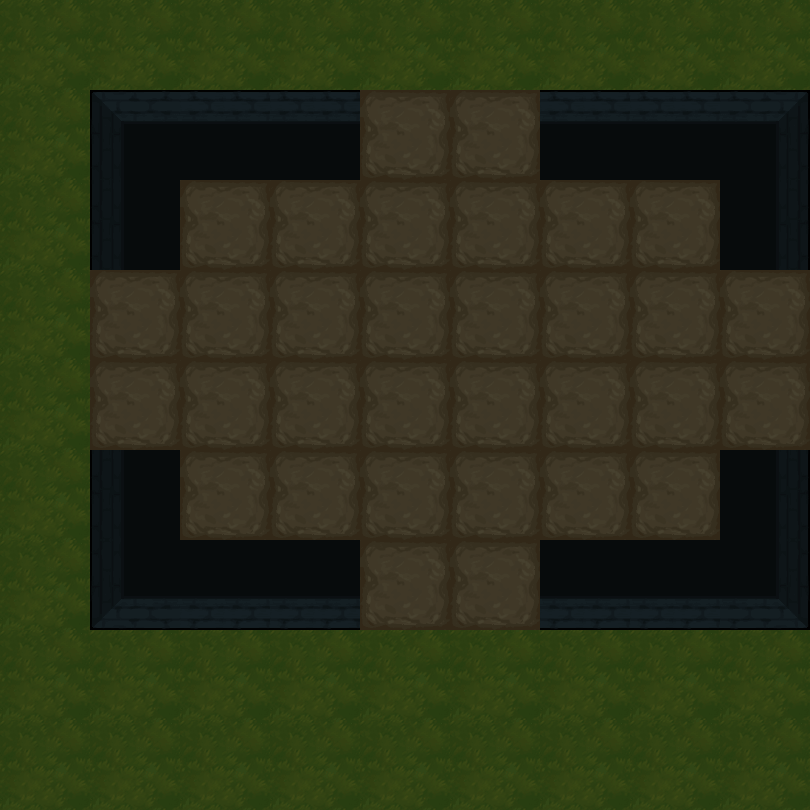

The image is a tile-based game level rendered from a .tmx file. Its description and source (layers, tilesets, objects; grid data summarised) follow:
An orthogonal 9x9 tile map with 90x90 px tiles, 2 tile layers (地形, 障碍) and 48 objects (12x saveSelf, 10x map, 8x coalDoor, 6x playerPos, 6x coal, ...).

<map version="1.5" tiledversion="1.7.2" orientation="orthogonal" renderorder="right-down" width="9" height="9" tilewidth="90" tileheight="90" infinite="0" nextlayerid="4" nextobjectid="67">
 <properties>
  <property name="LRoR" type="int" value="0" />
 </properties>
 <tileset firstgid="1" name="1" tilewidth="90" tileheight="90" tilecount="100" columns="10">
  <image source="3.png" trans="ff00ff" width="900" height="900" />
 </tileset>
 <layer id="1" name="地形" width="9" height="9">
  <data>[81 cells, 81 non-empty, 2 distinct tile ids]</data>
 </layer>
 <layer id="2" name="障碍" width="9" height="9">
  <data>[81 cells, 16 non-empty, 8 distinct tile ids]</data>
 </layer>
 <objectgroup id="3" name="对象">
  <object id="3" name="coalDoor" x="360" y="90" width="90" height="90">
   <properties>
    <property name="LorR" type="int" value="1" />
    <property name="id" type="int" value="1" />
    <property name="motion" type="int" value="4" />
    <property name="rotate" type="int" value="0" />
   </properties>
  </object>
  <object id="9" name="playerPos" x="180" y="180" width="90" height="90" />
  <object id="10" name="coal" x="270" y="180" width="90" height="90" />
  <object id="11" name="playerPos" x="540" y="180" width="90" height="90" />
  <object id="12" name="coal" x="630" y="180" width="90" height="90" />
  <object id="13" name="playerPos" x="360" y="270" width="90" height="90" />
  <object id="14" name="coal" x="450" y="270" width="90" height="90" />
  <object id="15" name="playerPos" x="360" y="360" width="90" height="90" />
  <object id="16" name="coal" x="450" y="360" width="90" height="90" />
  <object id="17" name="coal" x="270" y="450" width="90" height="90" />
  <object id="18" name="playerPos" x="540" y="450" width="90" height="90" />
  <object id="19" name="coal" x="630" y="450" width="90" height="90" />
  <object id="20" name="playerPos" x="180" y="450" width="90" height="90" />
  <object id="21" name="switch" x="270" y="630" width="90" height="90" />
  <object id="39" name="switch" x="270" y="0" width="90" height="90" />
  <object id="22" name="switch" x="540" y="630" width="90" height="90" />
  <object id="40" name="switch" x="540" y="0" width="90" height="90" />
  <object id="41" name="light" x="630" y="270" width="90" height="90" />
  <object id="42" name="light" x="270" y="270" width="90" height="90" />
  <object id="32" name="coalDoor" x="450" y="90" width="90" height="90">
   <properties>
    <property name="LorR" type="int" value="2" />
    <property name="id" type="int" value="1" />
    <property name="motion" type="int" value="2" />
    <property name="rotate" type="int" value="0" />
   </properties>
  </object>
  <object id="33" name="coalDoor" x="720" y="270" width="90" height="90">
   <properties>
    <property name="LorR" type="int" value="2" />
    <property name="id" type="int" value="2" />
    <property name="motion" type="int" value="1" />
    <property name="rotate" type="int" value="90" />
   </properties>
  </object>
  <object id="34" name="coalDoor" x="720" y="360" width="90" height="90">
   <properties>
    <property name="LorR" type="int" value="1" />
    <property name="id" type="int" value="2" />
    <property name="motion" type="int" value="3" />
    <property name="rotate" type="int" value="90" />
   </properties>
  </object>
  <object id="35" name="coalDoor" x="90" y="270" width="90" height="90">
   <properties>
    <property name="LorR" type="int" value="1" />
    <property name="id" type="int" value="4" />
    <property name="motion" type="int" value="1" />
    <property name="rotate" type="int" value="270" />
   </properties>
  </object>
  <object id="43" name="map" x="180" y="270" width="90" height="90" />
  <object id="44" name="map" x="270" y="360" width="90" height="90" />
  <object id="46" name="map" x="630" y="360" width="90" height="90" />
  <object id="47" name="map" x="540" y="360" width="90" height="90" />
  <object id="48" name="map" x="540" y="270" width="90" height="90" />
  <object id="49" name="map" x="450" y="180" width="90" height="90" />
  <object id="50" name="map" x="360" y="180" width="90" height="90" />
  <object id="51" name="map" x="450" y="450" width="90" height="90" />
  <object id="52" name="map" x="360" y="450" width="90" height="90" />
  <object id="45" name="map" x="180" y="360" width="90" height="90" />
  <object id="36" name="coalDoor" x="90" y="360" width="90" height="90">
   <properties>
    <property name="LorR" type="int" value="2" />
    <property name="id" type="int" value="4" />
    <property name="motion" type="int" value="3" />
    <property name="rotate" type="int" value="270" />
   </properties>
  </object>
  <object id="37" name="coalDoor" x="360" y="540" width="90" height="90">
   <properties>
    <property name="LorR" type="int" value="2" />
    <property name="id" type="int" value="3" />
    <property name="motion" type="int" value="4" />
    <property name="rotate" type="int" value="180" />
   </properties>
  </object>
  <object id="38" name="coalDoor" x="450" y="540" width="90" height="90">
   <properties>
    <property name="LorR" type="int" value="1" />
    <property name="id" type="int" value="3" />
    <property name="motion" type="int" value="2" />
    <property name="rotate" type="int" value="180" />
   </properties>
  </object>
  <object id="53" name="saveSelf" x="450" y="0" width="90" height="90" />
  <object id="54" name="saveSelf" x="360" y="0" width="90" height="90" />
  <object id="55" name="saveSelf" x="360" y="630" width="90" height="90" />
  <object id="56" name="saveSelf" x="450" y="630" width="90" height="90" />
  <object id="57" name="saveSelf" x="720" y="630" width="90" height="90" />
  <object id="58" name="saveSelf" x="90" y="630" width="90" height="90" />
  <object id="59" name="saveSelf" x="630" y="630" width="90" height="90" />
  <object id="60" name="saveSelf" x="180" y="630" width="90" height="90" />
  <object id="61" name="saveSelf" x="180" y="0" width="90" height="90" />
  <object id="64" name="saveSelf" x="90" y="0" width="90" height="90" />
  <object id="65" name="saveSelf" x="630" y="0" width="90" height="90" />
  <object id="66" name="saveSelf" x="720" y="0" width="90" height="90" />
 </objectgroup>
</map>
